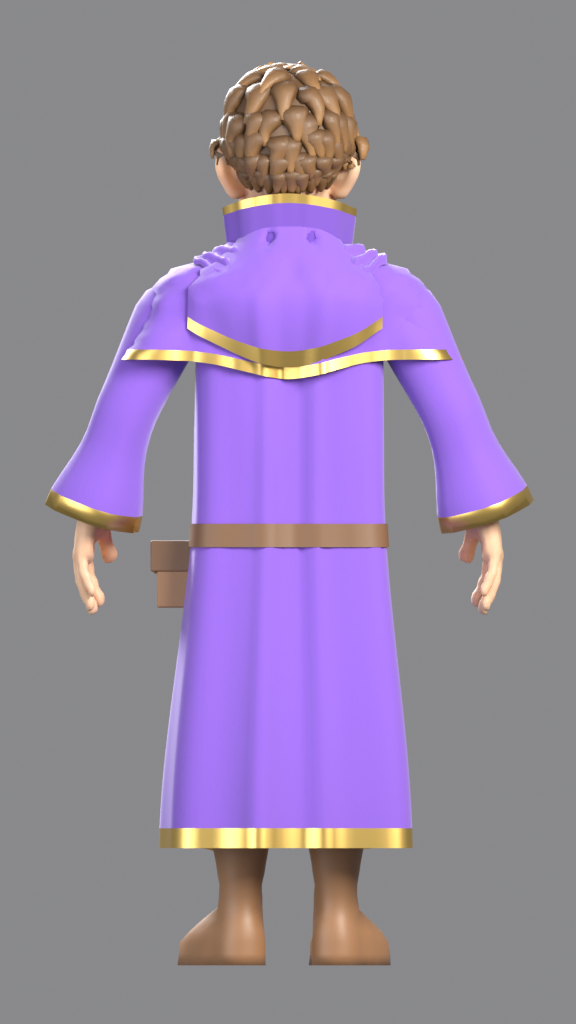
#> input picture games/wizard-realms/engine/art/characters/wayfarer_v9_game/male_back.png, 576 x 1024 px, given in place of male_front.png, which was not available; the run also reads 1 picture not shown here
$ python contact_sheet_v9_game.py
#> lines starting #> are read from the running program, lines starting #| are printed output that depends on the picture; pictures that were not available may be replaced by others from this repository, and a replacement may not be noted
"""Compose the V9 game-asset review sheets (PIL only, no Blender).

    python3 contact_sheet_v9_game.py

Writes contact_sheet.png (four full-body views) and comparison_vs_v9.png
(approved V9 staging bust row / this asset at the V9 camera / this asset full body),
then records their sha256 in male_manifest.json under "reviewSheets".
"""
import os, json, hashlib
from PIL import Image, ImageDraw

HERE = os.path.dirname(os.path.abspath(__file__))
V9_STAGING = os.path.normpath(os.path.join(HERE, "..", "wayfarer_v9_approved"))   # byte-identical copies of the approved V9 renders
BAREFOOT_VIEWS = ["barefoot_front", "barefoot_three_quarter", "barefoot_side", "barefoot_walk"]
VIEWS = ["front", "three_quarter", "side", "back"]
BG = (108, 108, 112)
BAR = 18
BODY_W, BODY_H = 576, 1024
CELL = 512


def label(img, y, text):
    d = ImageDraw.Draw(img)
    d.rectangle((0, y, img.width, y + BAR), fill=(30, 30, 34))
    d.text((6, y + 3), text, fill=(235, 235, 235))


def sha(path):
    return hashlib.sha256(open(path, "rb").read()).hexdigest()


# 1) four full-body views at native scale
sheet = Image.new("RGB", (4 * BODY_W, BODY_H + BAR), BG)
for i, v in enumerate(VIEWS):
    im = Image.open(os.path.join(HERE, "male_%s.png" % v)).convert("RGB")
#> im is the input picture: PIL image 576x1024 RGB; mean R, G, B 148.5, 134.1, 162.3
    assert im.size == (BODY_W, BODY_H), im.size
    sheet.paste(im, (i * BODY_W, BAR))
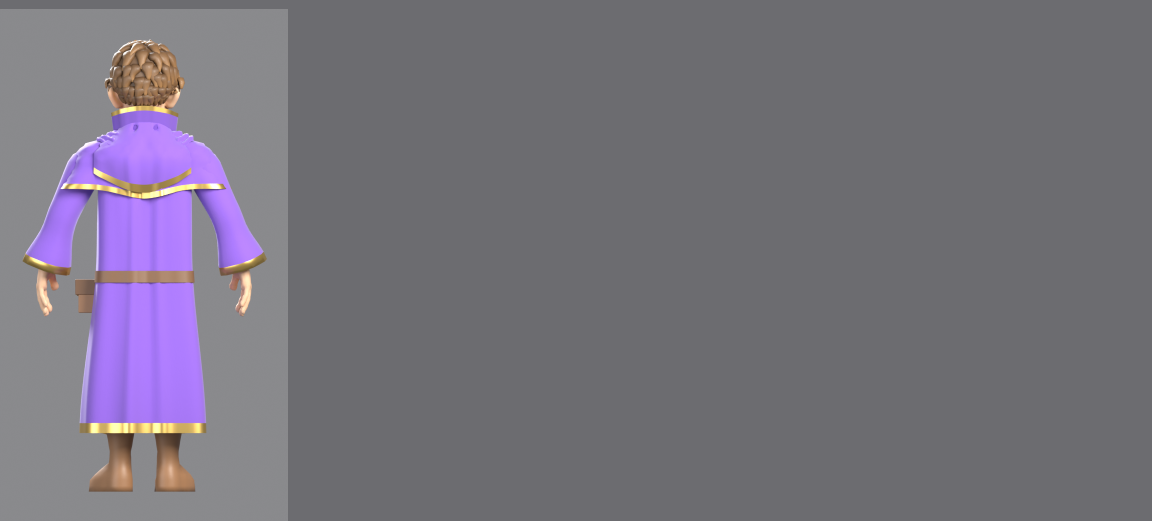
#> sheet: PIL image 2304x1042 RGB (shown at 1/2 size); mean R, G, B 118, 114.4, 124.4
#> pass 2 of the loop `for i, v in enumerate(VIEWS):`:
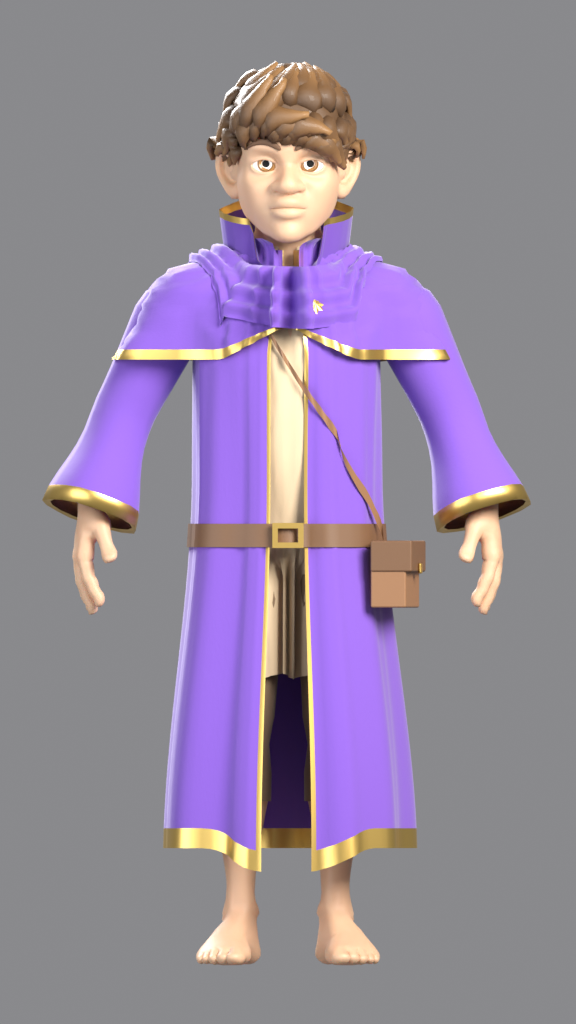
#> input picture games/wizard-realms/engine/art/characters/wayfarer_v9_game/male_barefoot_front.png, 576 x 1024 px, given in place of male_three_quarter.png, which was not available
#> im is the input picture: PIL image 576x1024 RGB; mean R, G, B 148.5, 136.2, 157
#> pass 3 of the loop `for i, v in enumerate(VIEWS):`:
#> `sheet.paste(im, (i * BODY_W, BAR))`:
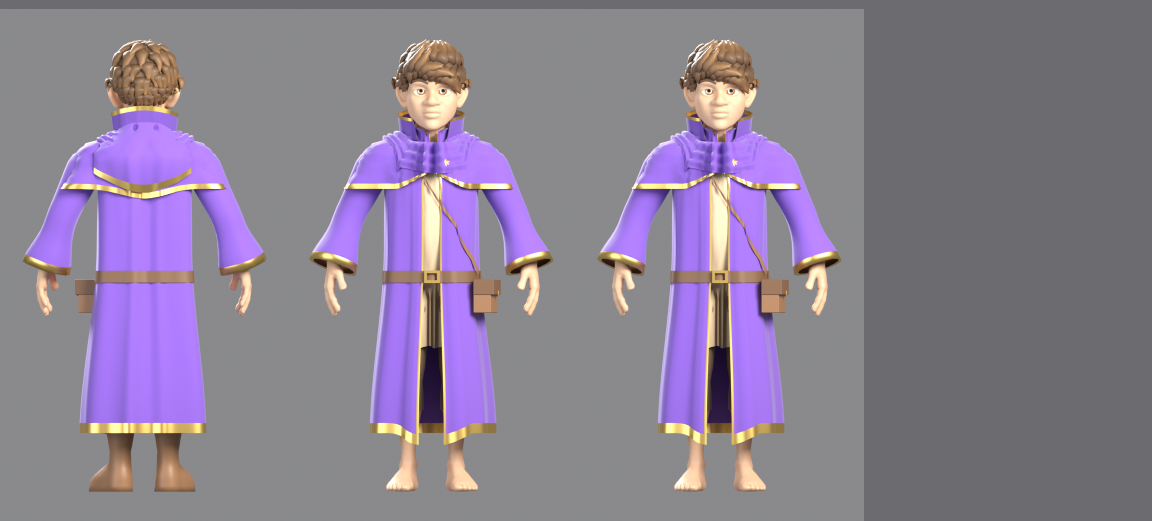
#> sheet: PIL image 2304x1042 RGB (shown at 1/2 size); mean R, G, B 137.9, 128.3, 146.5
#> the loop made 4 passes; the first 3 are shown
label(sheet, 0, "Wayfarer V9 game asset (wayfarer_v9_male.glb source)  |  front / three-quarter / side / back  |  576x1024, Cycles CPU 64spp, orthographic, same lights  |  boots on (V9_boots)")
#> in label, `d = ImageDraw.Draw(img)`:
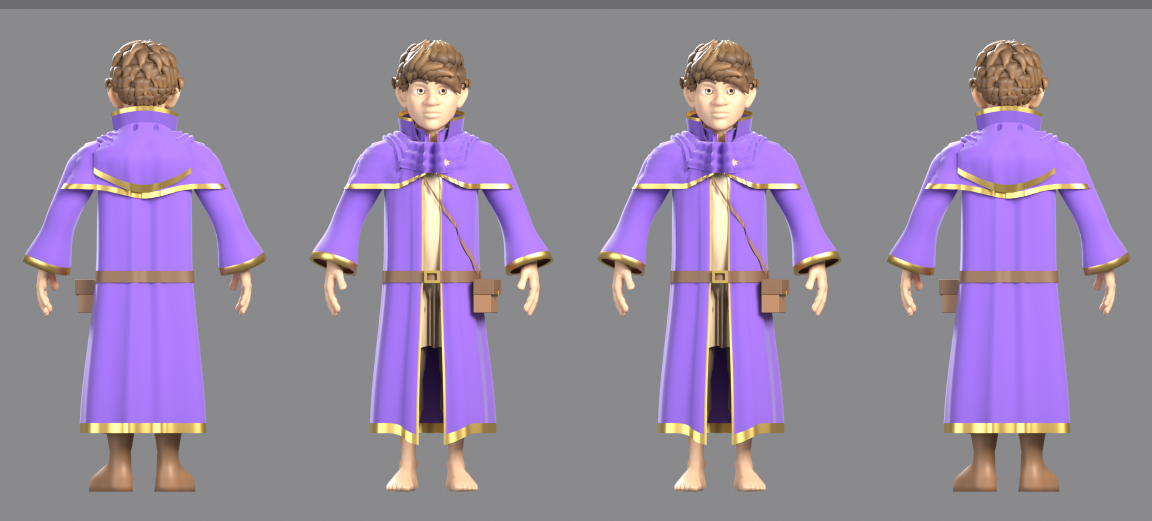
#> img: PIL image 2304x1042 RGB (shown at 1/2 size); mean R, G, B 147.8, 134.7, 158.8
sheet.save(os.path.join(HERE, "contact_sheet.png"))

# 1b) barefoot variant: V9_boots hidden, V9_feet shown; last cell is the Walk clip at frame 7
bare = Image.new("RGB", (4 * BODY_W, BODY_H + BAR), BG)
for i, v in enumerate(BAREFOOT_VIEWS):
    im = Image.open(os.path.join(HERE, "male_%s.png" % v)).convert("RGB")
    assert im.size == (BODY_W, BODY_H), im.size
    bare.paste(im, (i * BODY_W, BAR))
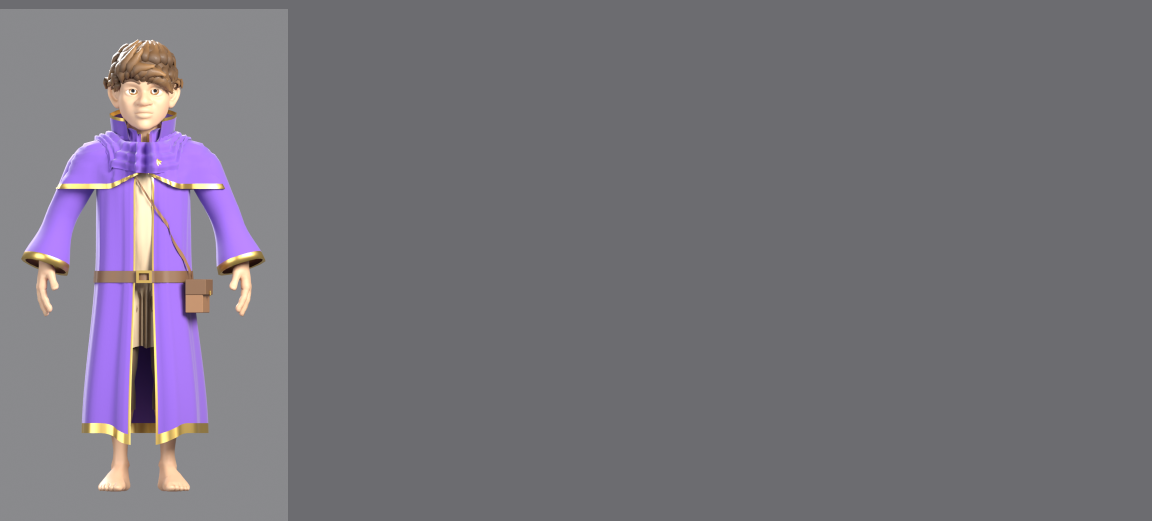
#> bare: PIL image 2304x1042 RGB (shown at 1/2 size); mean R, G, B 118, 114.9, 123.1
#> pass 2 of the loop `for i, v in enumerate(BAREFOOT_VIEWS):`:
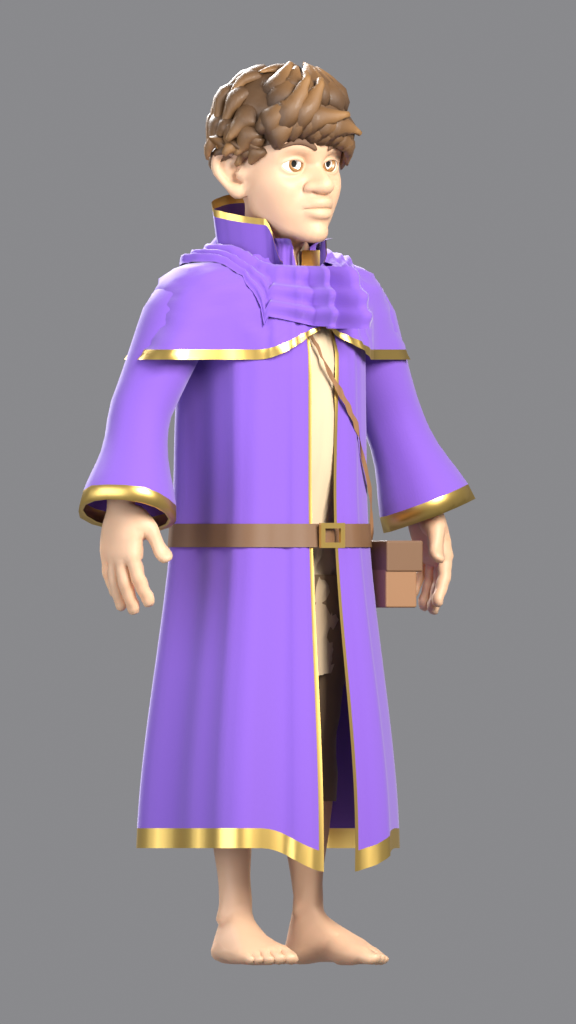
#> input picture games/wizard-realms/engine/art/characters/wayfarer_v9_game/male_barefoot_three_quarter.png, 576 x 1024 px
#> im is the input picture: PIL image 576x1024 RGB; mean R, G, B 146.9, 134.4, 155.8
#> `bare.paste(im, (i * BODY_W, BAR))`:
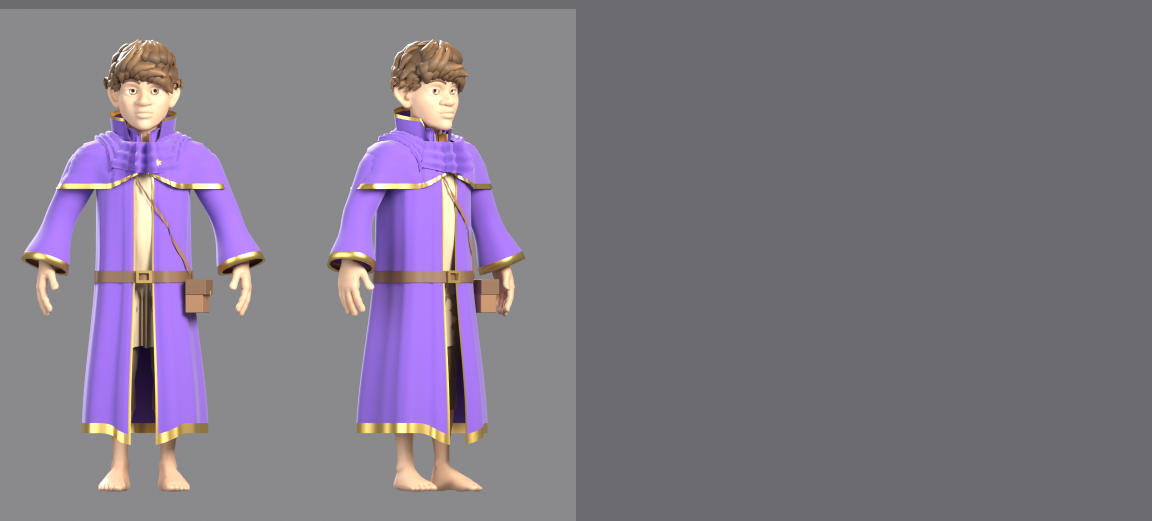
#> bare: PIL image 2304x1042 RGB (shown at 1/2 size); mean R, G, B 127.5, 121.4, 133.8
#> pass 3 of the loop `for i, v in enumerate(BAREFOOT_VIEWS):`:
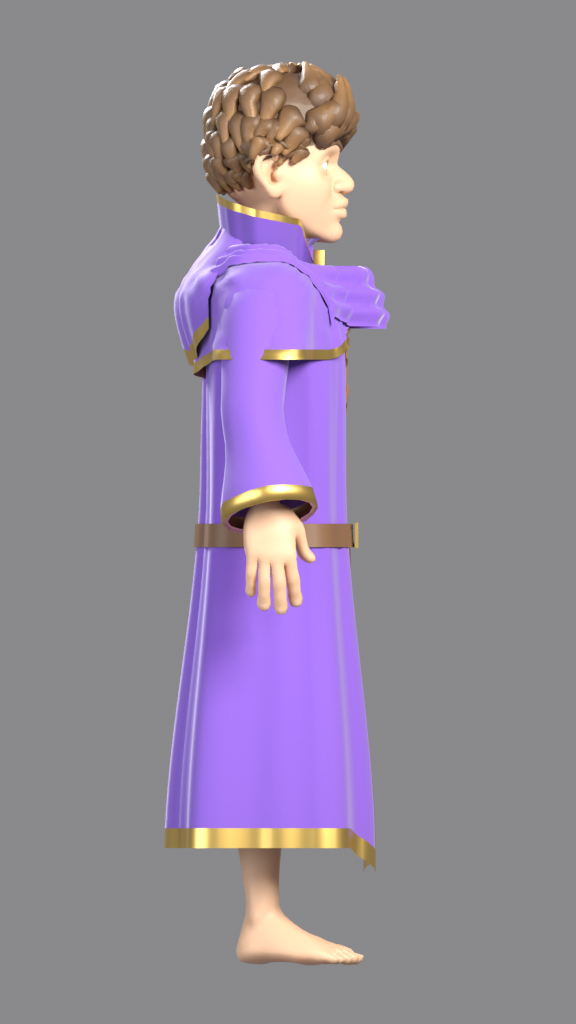
#> input picture games/wizard-realms/engine/art/characters/wayfarer_v9_game/male_barefoot_side.png, 576 x 1024 px
#> im is the input picture: PIL image 576x1024 RGB; mean R, G, B 145.5, 137, 153.5
#> `bare.paste(im, (i * BODY_W, BAR))`:
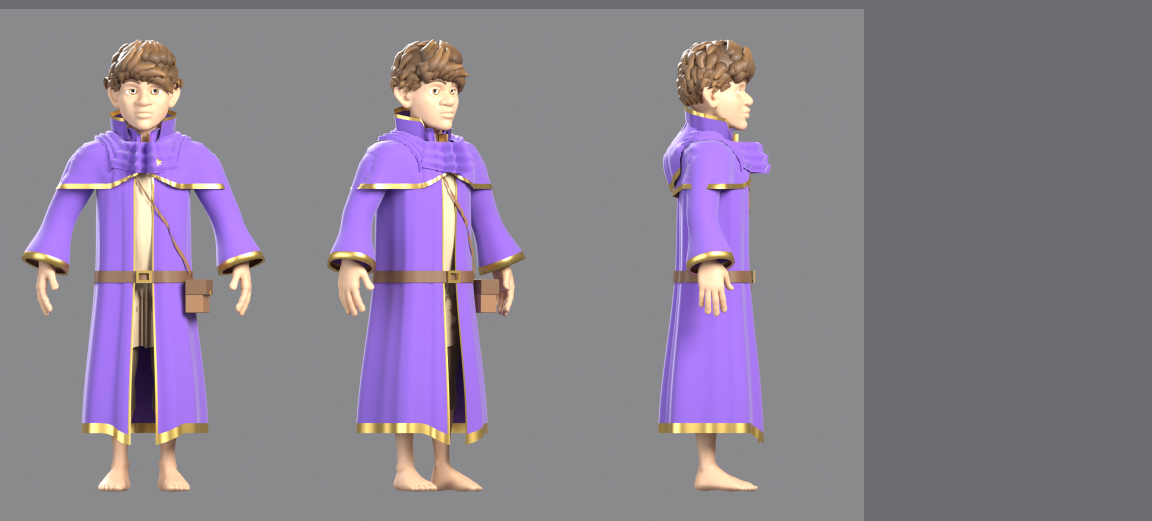
#> bare: PIL image 2304x1042 RGB (shown at 1/2 size); mean R, G, B 136.7, 128.5, 144
#> (the run stopped early here; a loop or call above may not have finished)
